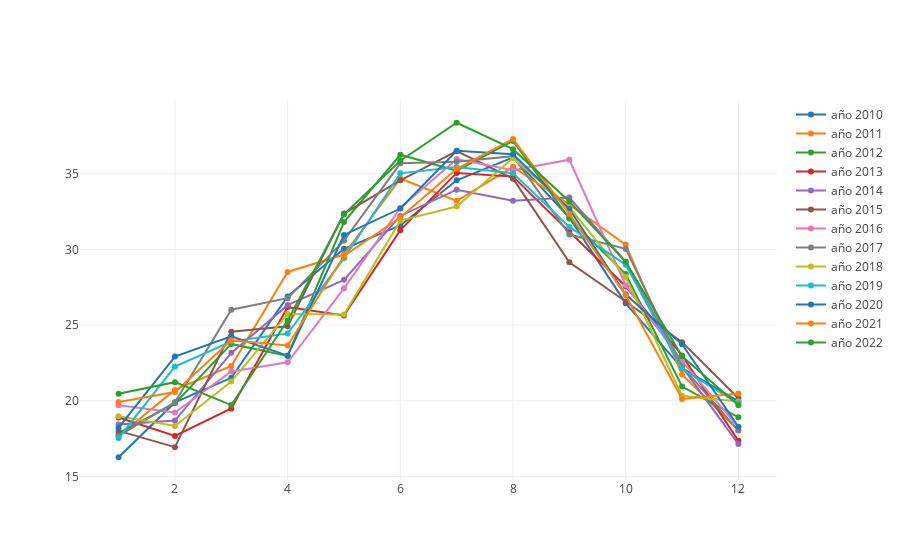

This figure's notebook cell:
### Code cell
val year2010= Scatter(
  SeqMonths,
  Seq2010,
  name = "año 2010"
)

val year2011 = Scatter(
  SeqMonths,
  Seq2011,
  name = "año 2011"
)

val year2012 = Scatter(
  SeqMonths,
  Seq2012,
  name = "año 2012"
)

val year2013 = Scatter(
  SeqMonths,
  Seq2013,
  name = "año 2013"
)

val year2014 = Scatter(
  SeqMonths,
  Seq2014,
  name = "año 2014"
)

val year2015 = Scatter(
  SeqMonths,
  Seq2015,
  name = "año 2015"
)

val year2016 = Scatter(
  SeqMonths,
  Seq2016,
  name = "año 2016"
)

val year2017 = Scatter(
  SeqMonths,
  Seq2017,
  name = "año 2017"
)

val year2018 = Scatter(
  SeqMonths,
  Seq2018,
  name = "año 2018"
)

val year2019 = Scatter(
  SeqMonths,
  Seq2019,
  name = "año 2019"
)

val year2020 = Scatter(
  SeqMonths,
  Seq2020,
  name = "año 2020"
)

val year2021 = Scatter(
  SeqMonths,
  Seq2021,
  name = "año 2021"
)

val year2022 = Scatter(
  SeqMonths,
  Seq2022,
  name = "año 2022"
)



val dataToPlot = Seq(year2010, year2011, year2012, year2013, year2014, year2015, year2016, 
                     year2017, year2018, year2019, year2020, year2021, year2022)

plot(dataToPlot)

### Figure 1 — Plotly figure (JSON) as saved in the notebook; plotly's stock layout.template omitted (floating-point values rounded to 4 significant figures)
{"data": [{"name": "año 2010", "type": "scatter", "x": [1, 2, 3, 4, 5, 6, 7, 8, 9, 10, 11, 12], "y": [16.28, 19.9, 21.52, 26.9, 30.04, 31.59, 34.57, 36.08, 32.11, 26.44, 22.17, 19.97]}, {"name": "año 2011", "type": "scatter", "x": [1, 2, 3, 4, 5, 6, 7, 8, 9, 10, 11, 12], "y": [17.68, 20.73, 22.3, 28.52, 29.66, 34.69, 33.21, 35.45, 32.97, 30.32, 21.75, 18.07]}, {"name": "año 2012", "type": "scatter", "x": [1, 2, 3, 4, 5, 6, 7, 8, 9, 10, 11, 12], "y": [17.87, 19.84, 23.76, 22.97, 31.81, 36.25, 35.21, 37.17, 32.04, 28.38, 20.95, 18.91]}, {"name": "año 2013", "type": "scatter", "x": [1, 2, 3, 4, 5, 6, 7, 8, 9, 10, 11, 12], "y": [18.9, 17.68, 19.5, 26.19, 25.64, 31.27, 35.05, 34.81, 31.16, 27.57, 23, 17.36]}, {"name": "año 2014", "type": "scatter", "x": [1, 2, 3, 4, 5, 6, 7, 8, 9, 10, 11, 12], "y": [18.45, 18.7, 23.17, 26.32, 27.99, 32.21, 33.94, 33.22, 33.43, 29.19, 22.25, 17.15]}, {"name": "año 2015", "type": "scatter", "x": [1, 2, 3, 4, 5, 6, 7, 8, 9, 10, 11, 12], "y": [18.02, 16.94, 24.57, 24.93, 32.37, 34.56, 36.49, 34.68, 29.15, 26.56, 23.88, 20.17]}, {"name": "año 2016", "type": "scatter", "x": [1, 2, 3, 4, 5, 6, 7, 8, 9, 10, 11, 12], "y": [19.71, 19.23, 21.95, 22.55, 27.43, 32.74, 35.96, 35.23, 35.92, 27.64, 22.62, 18.27]}, {"name": "año 2017", "type": "scatter", "x": [1, 2, 3, 4, 5, 6, 7, 8, 9, 10, 11, 12], "y": [17.69, 19.92, 26.02, 26.78, 30.58, 35.69, 35.78, 36.16, 30.99, 30.04, 22.28, 18.04]}, {"name": "año 2018", "type": "scatter", "x": [1, 2, 3, 4, 5, 6, 7, 8, 9, 10, 11, 12], "y": [18.98, 18.34, 21.28, 25.74, 25.7, 31.9, 32.84, 36.03, 32.78, 28.18, 20.34, 19.96]}, {"name": "año 2019", "type": "scatter", "x": [1, 2, 3, 4, 5, 6, 7, 8, 9, 10, 11, 12], "y": [17.55, 22.26, 23.92, 24.46, 29.41, 35.03, 35.44, 35.03, 31.49, 29.0, 22.11, 19.84]}, {"name": "año 2020", "type": "scatter", "x": [1, 2, 3, 4, 5, 6, 7, 8, 9, 10, 11, 12], "y": [18.23, 22.92, 24.26, 22.99, 30.96, 32.7, 36.51, 36.29, 32.67, 27.02, 23.74, 18.29]}, {"name": "año 2021", "type": "scatter", "x": [1, 2, 3, 4, 5, 6, 7, 8, 9, 10, 11, 12], "y": [19.92, 20.58, 24, 23.65, 29.57, 32.11, 35.32, 37.29, 32.34, 26.97, 20.13, 20.48]}, {"name": "año 2022", "type": "scatter", "x": [1, 2, 3, 4, 5, 6, 7, 8, 9, 10, 11, 12], "y": [20.47, 21.24, 19.72, 25.3, 32.31, 35.86, 38.37, 36.62, 33.17, 29.18, 22.94, 19.71]}], "layout": {}}
